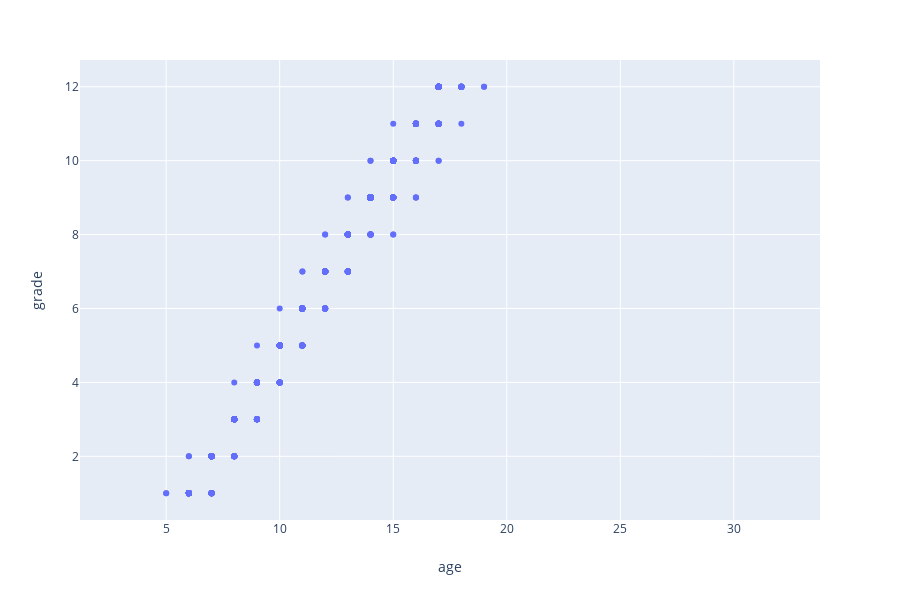

Notebook code cell kept with this figure:
### Code cell
px.scatter(attendance_data, x='age', y='grade')

### Figure 1 — Plotly figure (JSON) as saved in the notebook; plotly's stock layout.template omitted (floating-point values rounded to 4 significant figures; data arrays with more than 128 entries replaced by an {"elided": "..."} marker saying what was removed)
{"data": [{"hovertemplate": "age=%{x}<br>grade=%{y}<extra></extra>", "legendgroup": "", "marker": {"color": "#636efa", "symbol": "circle"}, "mode": "markers", "name": " ", "showlegend": false, "type": "scatter", "uid": "24052161-c8d1-4655-97ea-72e9c096481b", "x": {"elided": "1445 int values"}, "xaxis": "x", "y": {"elided": "1445 str values"}, "yaxis": "y"}], "layout": {"grid": {"xaxes": ["x"], "xgap": 0.1, "xside": "bottom", "yaxes": ["y"], "ygap": 0.1, "yside": "left"}, "height": 600, "legend": {"tracegroupgap": 0}, "margin": {"t": 60}, "xaxis": {"title": {"text": "age"}}, "yaxis": {"title": {"text": "grade"}}}}
